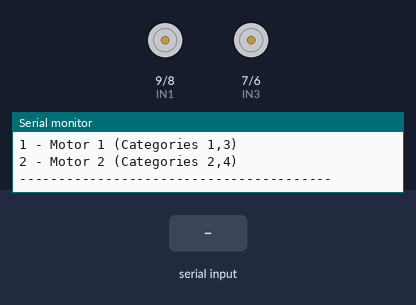
Bench run of a sketch on a simulated Arduino Uno, built with avr-gcc and run on an emulated ATmega328P. Shown: motor-driver pin pairs drawn as motors (green arrow = first pin HIGH = forward, orange = second pin HIGH = backward, longer = more drive, scaled by the enable pin), the last lines printed to the serial monitor. The test bench sets the inputs (shaded band).

Above: at 1.4 s.
1.5 s: "1\n" received over Serial
At 2.4 s:
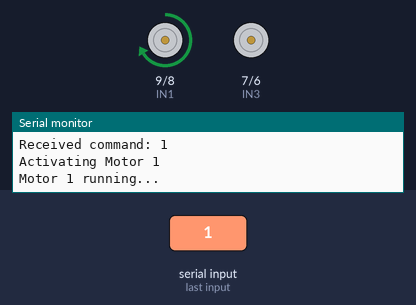
4.5 s: "2\n" received over Serial
At 5.9 s:
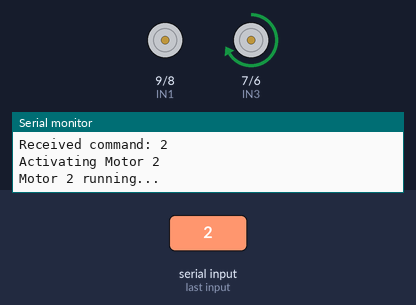
7.5 s: "4\n" received over Serial
At 10.9 s:
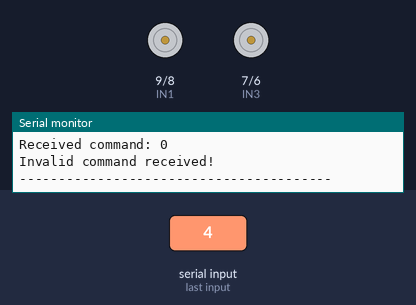
Timing chart, 0 to 12.4 s (numbered marks = the images above; inputs shaded):
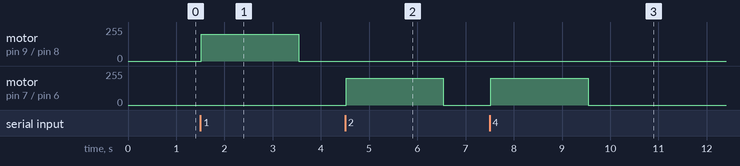

The sketch:

motor_control.ino
```cpp
// L298N Motor Driver Pin Definitions
// Motor 1 (Categories 1 and 3)
const int ENA = 10;  // Enable motor 1
const int IN1 = 9;   // Motor 1 input 1
const int IN2 = 8;   // Motor 1 input 2

// Motor 2 (Categories 2 and 4)
const int ENB = 5;   // Enable motor 2
const int IN3 = 7;   // Motor 2 input 1
const int IN4 = 6;   // Motor 2 input 2

// Motor speeds (0-255)
const int MOTOR_SPEED = 200;

void setup() {
  Serial.begin(9600);  // Communication with ESP32

  // Configure motor control pins as outputs
  pinMode(ENA, OUTPUT);
  pinMode(ENB, OUTPUT);
  pinMode(IN1, OUTPUT);
  pinMode(IN2, OUTPUT);
  pinMode(IN3, OUTPUT);
  pinMode(IN4, OUTPUT);

  // Stop all motors initially
  stopAllMotors();

  // Print startup information
  Serial.println("----------------------------------------");
  Serial.println("L298N Motor Driver Debug Monitor");
  Serial.println("----------------------------------------");
  Serial.println("Waiting for commands from ESP32...");
  Serial.println("Available commands:");
  Serial.println("1 - Motor 1 (Categories 1,3)");
  Serial.println("2 - Motor 2 (Categories 2,4)");
  Serial.println("----------------------------------------");
}

void loop() {
  if (Serial.available() > 0) {
    // Read the category from ESP32
    int category = Serial.parseInt();

    // Print received command
    Serial.println("----------------------------------------");
    Serial.print("Received command: ");
    Serial.println(category);

    // Control motors based on category
    switch (category) {
      case 1:
      case 3:
        // Categories 1 and 3: Rotate motor 1
        Serial.println("Activating Motor 1");
        runMotor(ENA, IN1, IN2, MOTOR_SPEED);
        Serial.println("Motor 1 running...");
        delay(2000);  // Run for 2 seconds
        stopMotor(ENA, IN1, IN2);
        Serial.println("Motor 1 stopped");
        break;

      case 2:
      case 4:
        // Categories 2 and 4: Rotate motor 2
        Serial.println("Activating Motor 2");
        runMotor(ENB, IN3, IN4, MOTOR_SPEED);
        Serial.println("Motor 2 running...");
        delay(2000);
        stopMotor(ENB, IN3, IN4);
        Serial.println("Motor 2 stopped");
        break;

      default:
        Serial.println("Invalid command received!");
        break;
    }
    Serial.println("----------------------------------------");
  }
}

void runMotor(int enablePin, int in1, int in2, int speed) {
  analogWrite(enablePin, speed);
  digitalWrite(in1, HIGH);
  digitalWrite(in2, LOW);
}

void stopMotor(int enablePin, int in1, int in2) {
  analogWrite(enablePin, 0);
  digitalWrite(in1, LOW);
  digitalWrite(in2, LOW);
}

void stopAllMotors() {
  stopMotor(ENA, IN1, IN2);
  stopMotor(ENB, IN3, IN4);
} 
```

Measured:
- after the input at 1.5 s, motor on pin 9 (IN1) / pin 8 (IN2): stopped → forward 200/255 at once, → stopped 2.0 s later
- after the input at 4.5 s, motor on pin 7 (IN3) / pin 6 (IN4): stopped → forward 200/255 at once, → stopped 2.0 s later
- after the input at 7.5 s, motor on pin 7 (IN3) / pin 6 (IN4): stopped → forward 200/255 at once, → stopped 2.0 s later
